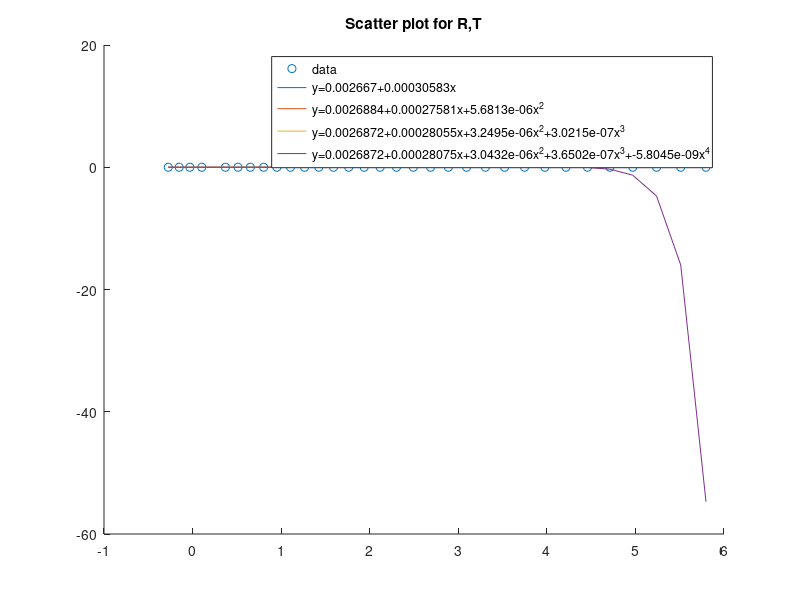
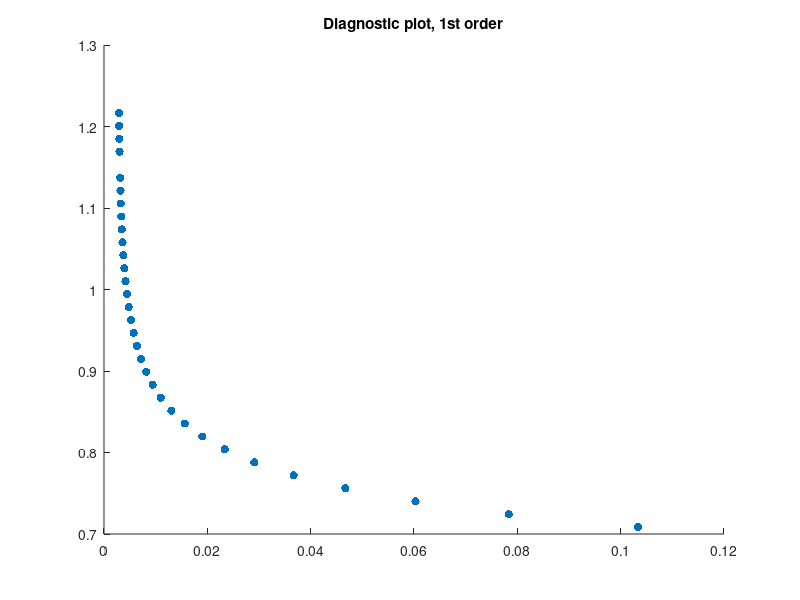
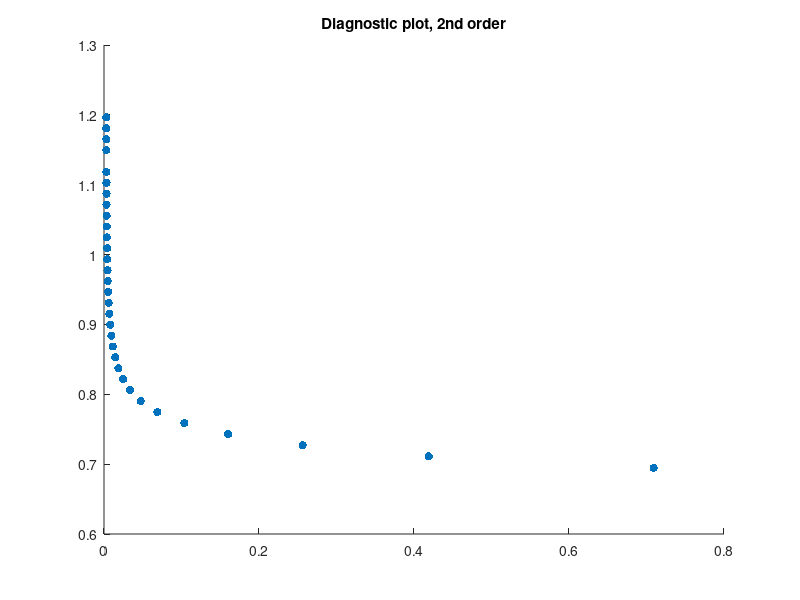
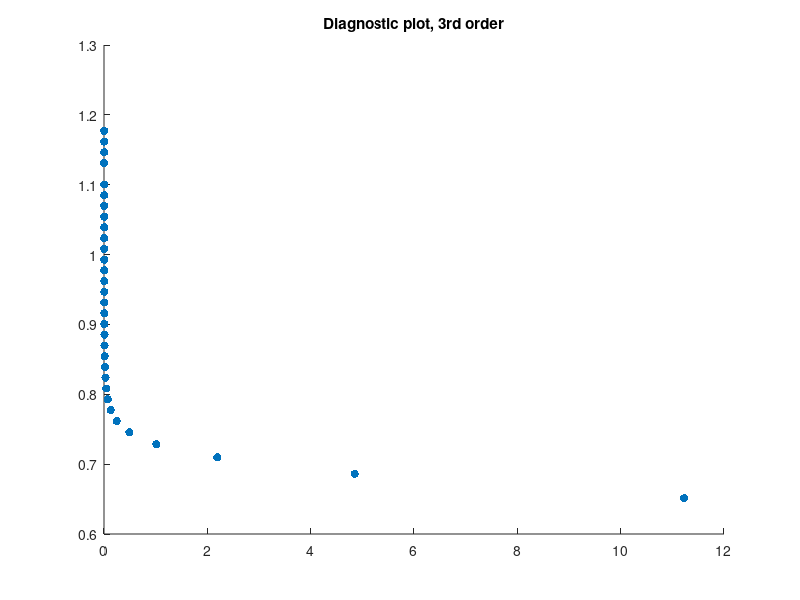

Write MATLAB code to recreate these figures, in order.
n=32;
R=[0.76; 0.86; 0.97 ;1.11; 1.45; 1.67; 1.92; 2.23; 2.59; 3.02; 3.54; 4.16;...
    4.91; 5.83; 6.94; 8.31; 10.00; 12.09; 14.68; 17.96; 22.05; 27.28; ...
    33.89; 42.45; 53.39; 67.74; 86.39; 111.30; 144.00; 188.40; 247.50; 329.20];
T_C=[110; 105; 100; 95; 85; 80; 75; 70; 65; 60; 55; 50; 45; 40; 35; 30; 25; 20; 15; 10; 5; ...
    0; -5; -10; -15; -20; -25; -30; -35; -40; -45; -50];
T=273.15+T_C;
figure(1)
clf
hold on
scatter(log(R),1./T)
title('Scatter plot for R,T')

%first order polynomial
b1=polyfit(log(R),1./T,1);
y1=b1(2)+b1(1)*R;
plot(log(R),y1)
d1=['y=',num2str(b1(2)),'+',num2str(b1(1)),'x'];
ei=T-y1;
se=sqrt(1/(n-2)*(sum(ei.^2)));
e=ei/se;
figure(2)
clf
scatter(y1,e,'filled')
title('Diagnostic plot, 1st order')

%second order polynomial
b2=polyfit(log(R),1./T,2);
y2=b2(3)+b2(2)*R+b2(1)*R.^2;
figure(1)
plot(log(R),y2)
d2=['y=',num2str(b2(3)),'+',num2str(b2(2)),'x','+',num2str(b2(1)),'x^2'];
ei=T-y2;
se=sqrt(1/(n-3)*(sum(ei.^2)));
e=ei/se;
figure(3)
clf
scatter(y2,e,'filled')
title('Diagnostic plot, 2nd order')

%third order polynomial
b3=polyfit(log(R),1./T,3);
y3=b3(4)+b3(3)*R+b3(2)*R.^2+b3(1)*R.^3;
figure(1)
plot(log(R),y3)
d3=['y=',num2str(b3(4)),'+',num2str(b3(3)),'x','+',num2str(b3(2)),'x^2','+',num2str(b3(1)),'x^3'];
ei=T-y3;
se=sqrt(1/(n-4)*(sum(ei.^2)));
e=ei/se;
figure(4)
clf
scatter(y3,e,'filled')
title('Diagnostic plot, 3rd order')

%fourth order polynomial
b4=polyfit(log(R),1./T,4);
y4=b4(5)+b4(4)*R+b4(3)*R.^2+b4(2)*R.^3+b4(1)*R.^4;
figure(1)
plot(log(R),y4)
d4=['y=',num2str(b4(5)),'+',num2str(b4(4)),'x','+',num2str(b4(3)),'x^2','+',num2str(b4(2)),'x^3',...
    '+',num2str(b4(1)),'x^4'];
legend('data',d1,d2,d3,d4)
ei=T-y4;
se=sqrt(1/(n-5)*(sum(ei.^2)));
e=ei/se;
figure(5)
clf
scatter(y4,e,'filled')
title('Diagnostic plot, 4rd order')
